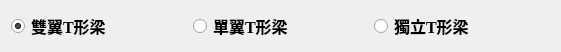
   <widget class="QWidget" name="layoutWidget">
    <property name="geometry">
     <rect>
      <x>120</x>
      <y>0</y>
      <width>561</width>
      <height>27</height>
     </rect>
    </property>
    <layout class="QHBoxLayout" name="horizontalLayout_2">
     <item>
      <widget class="QRadioButton" name="rbn_optype_2">
       <property name="font">
        <font>
         <family>Times New Roman</family>
         <pointsize>12</pointsize>
         <weight>75</weight>
         <bold>true</bold>
        </font>
       </property>
       <property name="text">
        <string>雙翼T形梁</string>
       </property>
       <property name="checked">
        <bool>true</bool>
       </property>
      </widget>
     </item>
     <item>
      <widget class="QRadioButton" name="rbn_optype_1">
       <property name="font">
        <font>
         <family>Times New Roman</family>
         <pointsize>12</pointsize>
         <weight>75</weight>
         <bold>true</bold>
        </font>
       </property>
       <property name="text">
        <string>單翼T形梁</string>
       </property>
      </widget>
     </item>
     <item>
      <widget class="QRadioButton" name="rbn_optype_0">
       <property name="font">
        <font>
         <family>Times New Roman</family>
         <pointsize>12</pointsize>
         <weight>75</weight>
         <bold>true</bold>
        </font>
       </property>
       <property name="text">
        <string>獨立T形梁</string>
       </property>
      </widget>
     </item>
    </layout>
   </widget>
